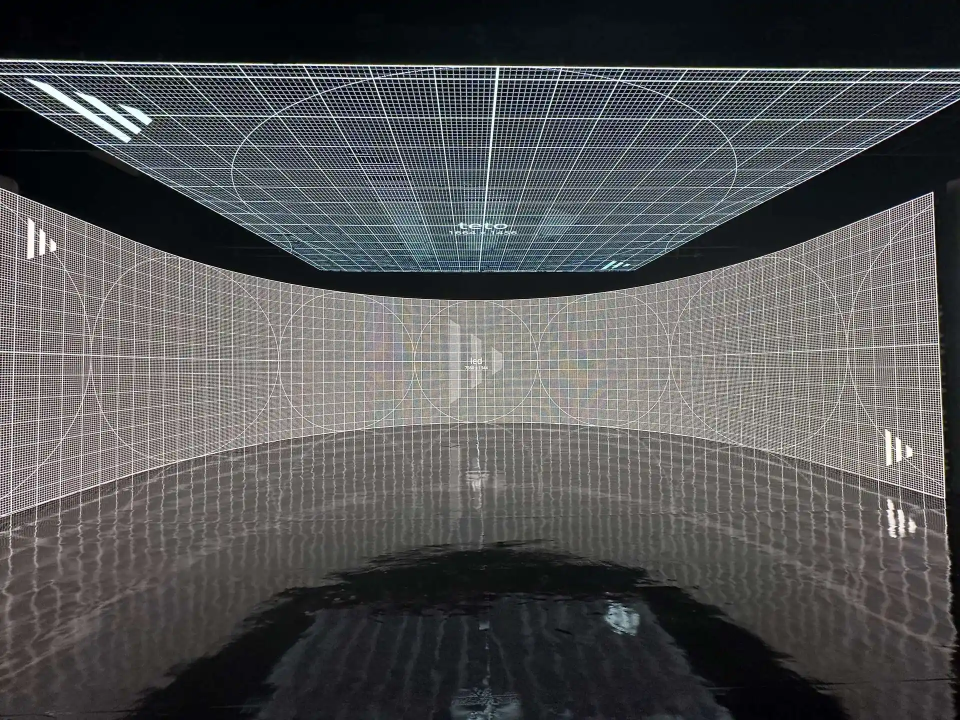
#> input picture img/backup_20250702_142248/volume_disguise.webp, 1920 x 1440 px, found by its file name (shown at 1/2 size)
$ python optimize_images.py
#> lines starting #> are read from the running program, lines starting #| are printed output that depends on the picture
#!/usr/bin/env python3
"""
Image optimization script for onav.com.br
Resizes images to their actual display dimensions and optimizes compression
"""

import os
from PIL import Image

def optimize_image(input_path, output_path, target_width, target_height, preserve_quality=True):
    """
    Resize image to target dimensions while preserving quality
    """
#> called with target_width = 294, target_height = 294, preserve_quality = False
    try:
        with Image.open(input_path) as img:
            # Convert to RGB if necessary
#> img is the input picture: PIL image 1920x1440 RGB; mean R, G, B 82.9, 83.4, 84.3
            if img.mode in ('RGBA', 'LA', 'P'):
                img = img.convert('RGB')

            # Resize image using high-quality resampling
            img_resized = img.resize((target_width, target_height), Image.Resampling.LANCZOS)
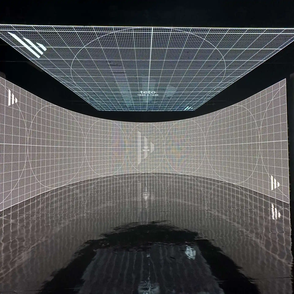
#> img_resized: PIL image 294x294 RGB; mean R, G, B 82.9, 83.4, 84.3

            if preserve_quality:
                # Use lossless or very high quality settings
                img_resized.save(output_path, 'WEBP', quality=95, optimize=True, method=6, lossless=False)
            else:
                # Standard optimization
                img_resized.save(output_path, 'WEBP', quality=85, optimize=True, method=6)

            # Get file sizes
            original_size = os.path.getsize(input_path)
            optimized_size = os.path.getsize(output_path)

            print(f"✓ {input_path} -> {output_path}")
            print(f"  Size: {original_size:,} bytes -> {optimized_size:,} bytes ({optimized_size/original_size*100:.1f}%)")
            print(f"  Dimensions: {img.size} -> {target_width}x{target_height}")
#|   Dimensions: (1920, 1440) -> 294x294

    except Exception as e:
        print(f"✗ Error processing {input_path}: {e}")

def main():
    # Image optimization tasks based on the provided data
    optimizations = [
        {
            'input': '/mnt/d/web projects/site_onav/img/volume_disguise.webp',
            'output': '/mnt/d/web projects/site_onav/img/volume_disguise_optimized.webp',
            'width': 294,  # Keeping reasonable size for volume image
            'height': 294,
            'preserve_quality': False  # Allow some compression for this large image
        },
        {
            'input': '/mnt/d/web projects/site_onav/img/doridio.webp',
            'output': '/mnt/d/web projects/site_onav/img/doridio_optimized.webp',
            'width': 48,
            'height': 48,
            'preserve_quality': True  # Preserve quality for logo
        },
        {
            'input': '/mnt/d/web projects/site_onav/img/lg.webp',
            'output': '/mnt/d/web projects/site_onav/img/lg_optimized.webp',
            'width': 82,
            'height': 40,
            'preserve_quality': True  # Preserve quality for brand logo
        },
        {
            'input': '/mnt/d/web projects/site_onav/img/unreal.webp',
            'output': '/mnt/d/web projects/site_onav/img/unreal_optimized.webp',
            'width': 53,
            'height': 64,
            'preserve_quality': True  # Preserve quality for brand logo
        }
    ]

    print("🖼️  Starting image optimization...")
    print("=" * 60)

    for opt in optimizations:
        if os.path.exists(opt['input']):
            optimize_image(
                opt['input'],
                opt['output'],
                opt['width'],
                opt['height'],
                opt.get('preserve_quality', True)
            )
        else:
            print(f"✗ File not found: {opt['input']}")
        print()
#> pass 2 of the loop in main, `for opt in optimizations:`:
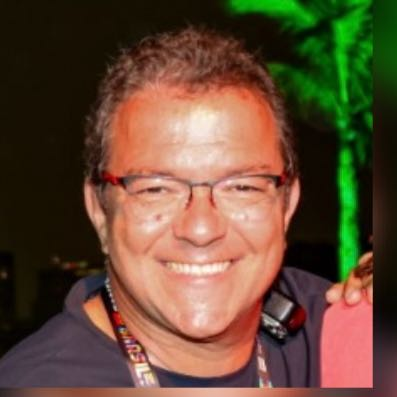
#> input picture img/doridio.jpg, 397 x 397 px, given in place of doridio.webp, which was not available
#> in optimize_image, img is the input picture: PIL image 397x397 RGB; mean R, G, B 100.3, 74.9, 53.5
#> in optimize_image (call 2), `img_resized = img.resize((target_width, target_height), Image.Resampli..`:
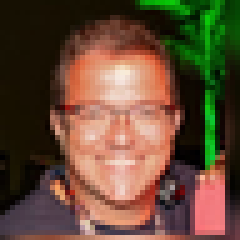
#> img_resized: PIL image 48x48 RGB (shown 5 times larger); mean R, G, B 100.4, 74.9, 53.6
#|   Dimensions: (397, 397) -> 48x48

    print("🎉 Image optimization complete!")
    print("\nNext steps:")
    print("1. Review the optimized images")
    print("2. Update HTML to use the _optimized versions")
    print("3. Test the website to ensure images display correctly")

if __name__ == "__main__":
    main()
